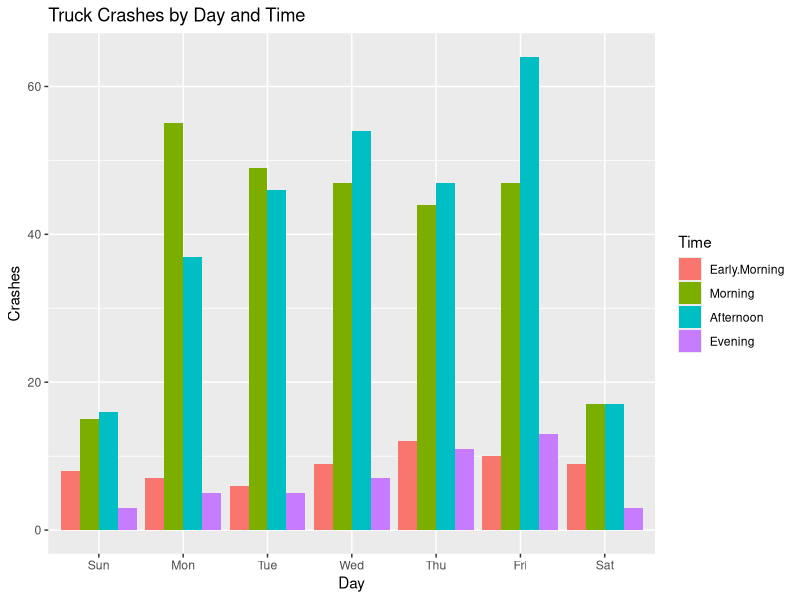
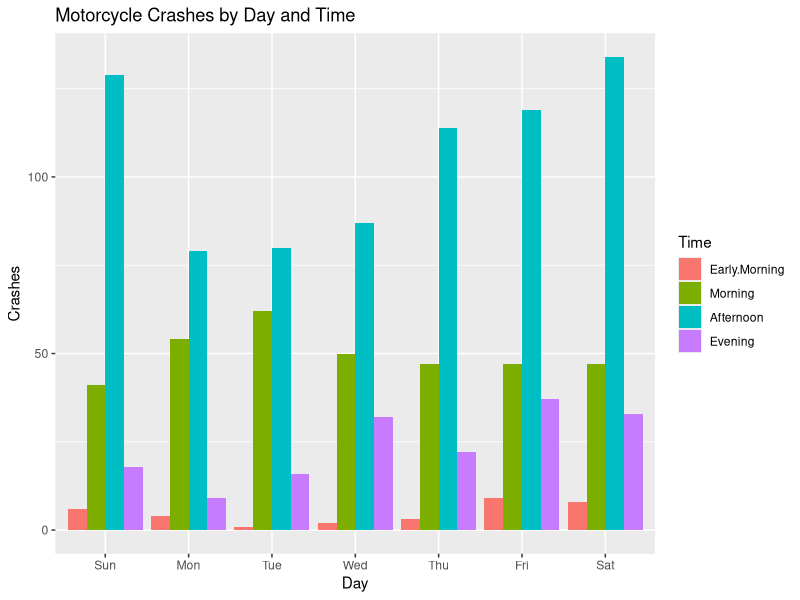
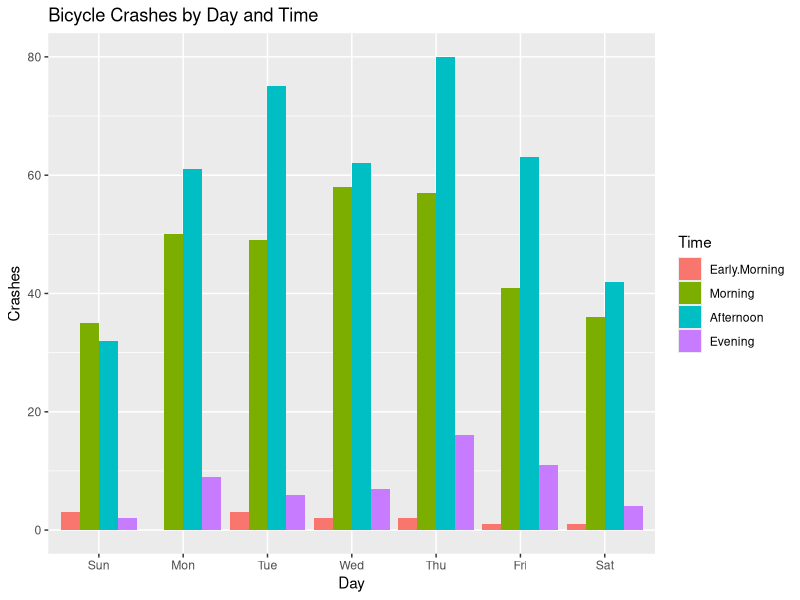
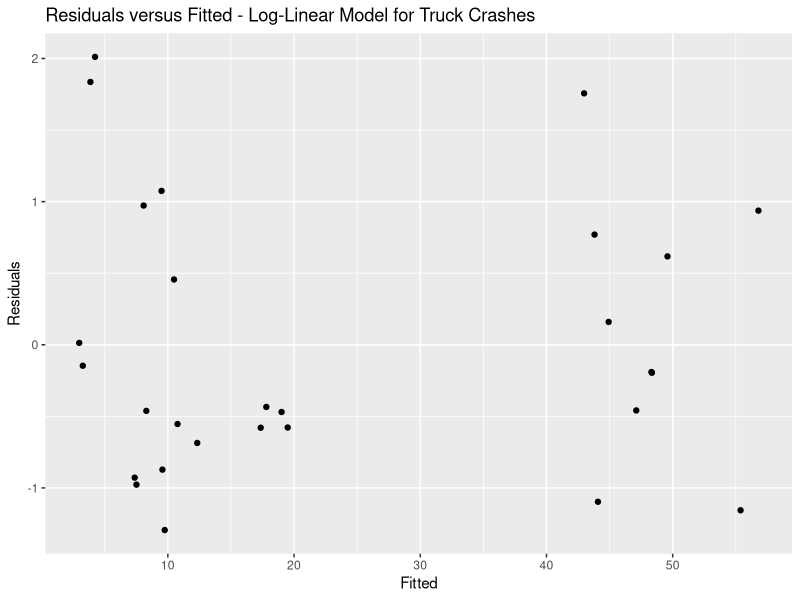
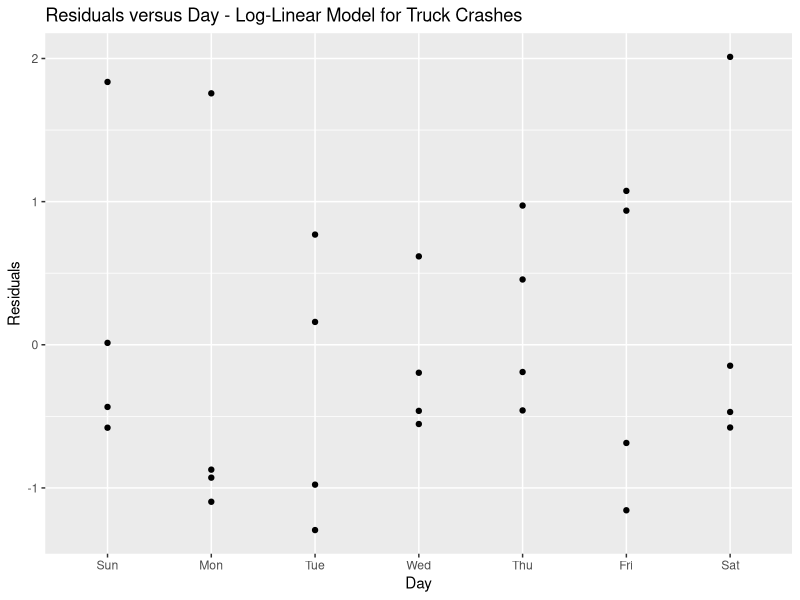
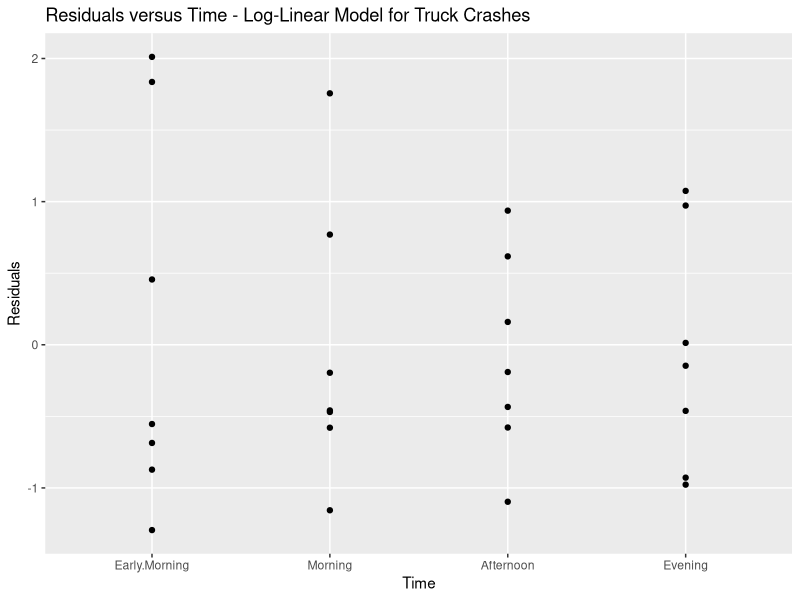
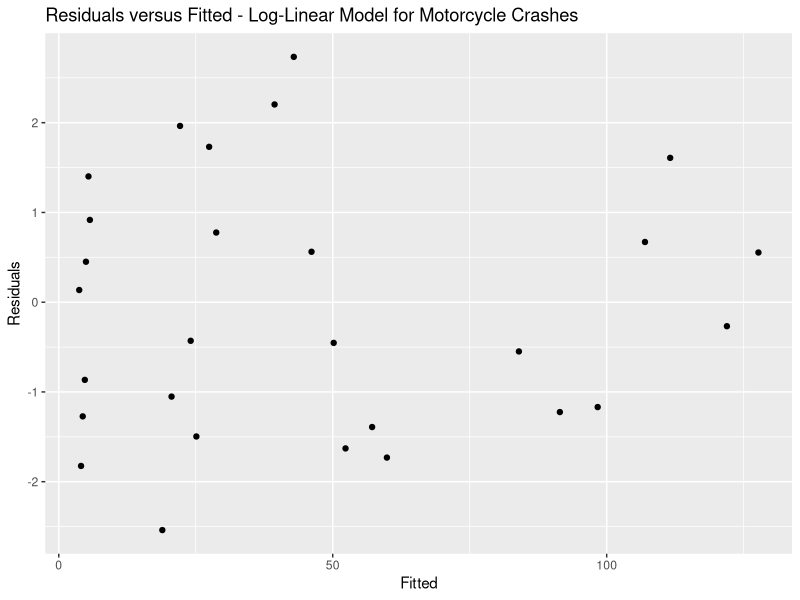
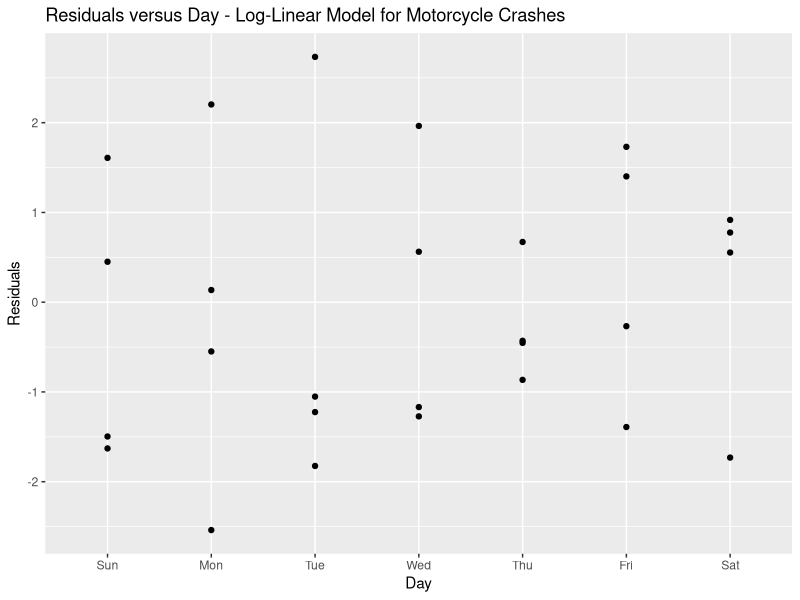

These charts were generated, in order, by the following R code: (Note: this script raises an error after producing the figures.)
# Sam Oliszewski
# February 1, 2018
# New Zealand Crashes

library(VGAM)
library(tidyverse)
library(MASS)

# Read in each of the datasets and convert to format with three columns: Hour, Day, Crashes
crash.t <- crashtr %>% mutate(Hour = row_number()-1) %>% 
          gather(-Hour, key="Day",value="Crashes") %>%
          mutate(Time = cut(Hour,
                            breaks = c(-1, 5.5, 11.5, 18.5, 25),
                            labels = c("Early.Morning", "Morning", "Afternoon", "Evening")), 
                 Day = as.character(Day)) %>%
          group_by(Day, Time) %>% 
          summarize(Crashes = sum(Crashes))

crash.t$Day <- factor(crash.t$Day, levels=c("Sun","Mon","Tue","Wed","Thu","Fri","Sat"))

crash.m <- crashmc %>% mutate(Hour = row_number()-1) %>% 
          gather(-Hour, key="Day",value="Crashes") %>%
          mutate(Time = cut(Hour,
                            breaks = c(-1, 5.5, 11.5, 18.5, 25),
                            labels = c("Early.Morning", "Morning", "Afternoon", "Evening")), 
                 Day = as.character(Day)) %>%
          group_by(Day, Time) %>% 
          summarize(Crashes = sum(Crashes))

crash.m$Day <- factor(crash.m$Day, levels=c("Sun","Mon","Tue","Wed","Thu","Fri","Sat"))

crash.b <- crashbc %>% mutate(Hour = row_number()-1) %>% 
          gather(-Hour, key="Day",value="Crashes") %>%
          mutate(Time = cut(Hour,
                            breaks = c(-1, 5.5, 11.5, 18.5, 25),
                            labels = c("Early.Morning", "Morning", "Afternoon", "Evening")), 
                 Day = as.character(Day)) %>%
          group_by(Day, Time) %>% 
          summarize(Crashes = sum(Crashes))

crash.b$Day <- factor(crash.b$Day, levels=c("Sun","Mon","Tue","Wed","Thu","Fri","Sat"))

# Determine number of zero counts in data
filter(crash.t, Crashes == 0)
filter(crash.m, Crashes == 0)
filter(crash.b, Crashes == 0) # Only one zero count in all three datasets, no evidence of zero-inflation 

# Explore relationship between time of day, day of week, and number of crashes
ggplot(crash.t, aes(Day, Crashes, fill=Time)) +
  geom_col(position="dodge") + 
  labs(title="Truck Crashes by Day and Time")

ggplot(crash.m, aes(Day, Crashes, fill=Time)) +
  geom_col(position="dodge") +
  labs(title="Motorcycle Crashes by Day and Time")

ggplot(crash.b, aes(Day, Crashes, fill=Time)) +
  geom_col(position="dodge") +
  labs(title="Bicycle Crashes by Day and Time")

# Fit a log-linear model to determine dispersion parameter
crash.t.mod.ll <- glm(Crashes ~ Day + Time, family=poisson, data=crash.t) 
crash.m.mod.ll <- glm(Crashes ~ Day + Time, family=poisson, data=crash.m)
crash.b.mod.ll <- glm(Crashes ~ Day + Time, family=poisson, data=crash.b)
summary(crash.t.mod.ll) # Dispersion parameter (residual deviance): 23.859/18 = 1.33
summary(crash.m.mod.ll) # Dispersion parameter (residual deviance): 53.165/18 = 2.95
summary(crash.b.mod.ll) # Dispersion parameter (residual deviance): 20.242/18 = 1.12

# Check residuals for log-linear models
ggplot(data=crash.t, aes(crash.t.mod.ll$fitted.values, resid(crash.t.mod.ll))) + 
  geom_point() + 
  labs(y="Residuals", x="Fitted", title="Residuals versus Fitted - Log-Linear Model for Truck Crashes")
ggplot(data=crash.t, aes(Day, resid(crash.t.mod.ll))) + 
  geom_point() + 
  labs(y="Residuals", title="Residuals versus Day - Log-Linear Model for Truck Crashes")
ggplot(data=crash.t, aes(Time, resid(crash.t.mod.ll))) + 
  geom_point() + 
  labs(y="Residuals", title="Residuals versus Time - Log-Linear Model for Truck Crashes")

ggplot(data=crash.m, aes(crash.m.mod.ll$fitted.values, resid(crash.m.mod.ll))) + 
  geom_point() + 
  labs(y="Residuals", x="Fitted", title="Residuals versus Fitted - Log-Linear Model for Motorcycle Crashes")
ggplot(data=crash.m, aes(Day, resid(crash.m.mod.ll))) + 
  geom_point() + 
  labs(y="Residuals", title="Residuals versus Day - Log-Linear Model for Motorcycle Crashes")
ggplot(data=crash.m, aes(Time, resid(crash.m.mod.ll))) + 
  geom_point() + 
  labs(y="Residuals", title="Residuals versus Time - Log-Linear Model for Motorcycle Crashes")

ggplot(data=crash.b, aes(crash.b.mod.ll$fitted.values, resid(crash.b.mod.ll))) + 
  geom_point() + 
  labs(y="Residuals", x="Fitted", title="Residuals versus Fitted - Log-Linear Model for Bicycle Crashes")
ggplot(data=crash.b, aes(Day, resid(crash.b.mod.ll))) + 
  geom_point() + 
  labs(y="Residuals", title="Residuals versus Day - Log-Linear Model for Bicycle Crashes")
ggplot(data=crash.b, aes(Time, resid(crash.b.mod.ll))) + 
  geom_point() + 
  labs(y="Residuals", title="Residuals versus Time - Log-Linear Model for Bicycle Crashes")

# Fit negative binomial models to the data to account for evidence of over dispersion
crash.m.mod.nb <- glm.nb(Crashes ~ Day + Time, data=crash.m)
summary(crash.m.mod.nb) 

# Check residuals from fitted model
ggplot(data=crash.m, aes(crash.m.mod.nb$fitted.values, resid(crash.m.mod.nb))) + 
  geom_point() + 
  labs(y="Residuals", x="Fitted", title="Residuals versus Fitted - Negative Binomial Model for Motorcycle Crashes")
ggplot(data=crash.m, aes(Day, resid(crash.m.mod.nb))) + 
  geom_point() + 
  labs(y="Residuals", title="Residuals versus Day - Negative Binomial Model for Motorcycle Crashes")
ggplot(data=crash.m, aes(Time, resid(crash.m.mod.nb))) + 
  geom_point() + 
  labs(y="Residuals", title="Residuals versus Time - Negative Binomial Model for Motorcycle Crashes")

# Predict the number of bicycle crashes that we expect to observe on a Wednesday afternoon
Day <- "Wed"
Time <- "Afternoon"
predict.data <- data.frame(Day,Time)

predictions <- predict(crash.b.mod.nb, predict.data, type="response", se.fit=TRUE)

to_predict <- mutate(predict.data, Row = row_number())
(prediction_summary <- data.frame(predictions) %>% 
    group_by(Row = row_number()) %>% 
    summarize(Estimate = round(fit,2), Lower.Bound = round(fit - se.fit,2), Upper.Bound = round(fit + se.fit,2), 
              SE = round(se.fit,2)) %>% left_join(to_predict) %>% 
    as.data.frame())
